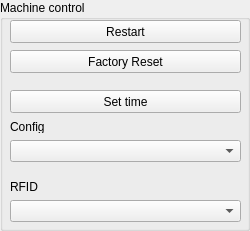
     <widget class="QGroupBox" name="groupBox_3">
      <property name="title">
       <string>Machine control</string>
      </property>
      <widget class="QPushButton" name="btnSetTime">
       <property name="geometry">
        <rect>
         <x>10</x>
         <y>90</y>
         <width>231</width>
         <height>23</height>
        </rect>
       </property>
       <property name="text">
        <string>Set time</string>
       </property>
      </widget>
      <widget class="QPushButton" name="btnRestart">
       <property name="geometry">
        <rect>
         <x>10</x>
         <y>20</y>
         <width>231</width>
         <height>23</height>
        </rect>
       </property>
       <property name="text">
        <string>Restart</string>
       </property>
      </widget>
      <widget class="QPushButton" name="btnReset">
       <property name="geometry">
        <rect>
         <x>10</x>
         <y>50</y>
         <width>231</width>
         <height>23</height>
        </rect>
       </property>
       <property name="text">
        <string>Factory Reset</string>
       </property>
      </widget>
      <widget class="QComboBox" name="cboConf">
       <property name="geometry">
        <rect>
         <x>10</x>
         <y>140</y>
         <width>231</width>
         <height>22</height>
        </rect>
       </property>
      </widget>
      <widget class="QLabel" name="label_8">
       <property name="geometry">
        <rect>
         <x>10</x>
         <y>120</y>
         <width>46</width>
         <height>13</height>
        </rect>
       </property>
       <property name="text">
        <string>Config</string>
       </property>
      </widget>
      <widget class="QLabel" name="label_9">
       <property name="geometry">
        <rect>
         <x>10</x>
         <y>180</y>
         <width>46</width>
         <height>13</height>
        </rect>
       </property>
       <property name="text">
        <string>RFID</string>
       </property>
      </widget>
      <widget class="QComboBox" name="cboRFID">
       <property name="geometry">
        <rect>
         <x>10</x>
         <y>200</y>
         <width>231</width>
         <height>22</height>
        </rect>
       </property>
      </widget>
     </widget>
